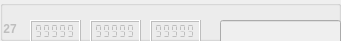
             <widget class="QGroupBox" name="markerBox_27">
              <property name="enabled">
               <bool>false</bool>
              </property>
              <property name="geometry">
               <rect>
                <x>0</x>
                <y>160</y>
                <width>341</width>
                <height>41</height>
               </rect>
              </property>
              <property name="title">
               <string notr="true"/>
              </property>
              <property name="flat">
               <bool>false</bool>
              </property>
              <widget class="QLCDNumber" name="X_27">
               <property name="geometry">
                <rect>
                 <x>30</x>
                 <y>20</y>
                 <width>51</width>
                 <height>23</height>
                </rect>
               </property>
               <property name="smallDecimalPoint">
                <bool>true</bool>
               </property>
               <property name="segmentStyle">
                <enum>QLCDNumber::Flat</enum>
               </property>
               <property name="value" stdset="0">
                <double>99999.000000000000000</double>
               </property>
              </widget>
              <widget class="QLCDNumber" name="Y_27">
               <property name="geometry">
                <rect>
                 <x>90</x>
                 <y>20</y>
                 <width>51</width>
                 <height>23</height>
                </rect>
               </property>
               <property name="smallDecimalPoint">
                <bool>true</bool>
               </property>
               <property name="segmentStyle">
                <enum>QLCDNumber::Flat</enum>
               </property>
               <property name="value" stdset="0">
                <double>99999.000000000000000</double>
               </property>
              </widget>
              <widget class="QLCDNumber" name="Z_27">
               <property name="geometry">
                <rect>
                 <x>150</x>
                 <y>20</y>
                 <width>51</width>
                 <height>23</height>
                </rect>
               </property>
               <property name="smallDecimalPoint">
                <bool>true</bool>
               </property>
               <property name="segmentStyle">
                <enum>QLCDNumber::Flat</enum>
               </property>
               <property name="value" stdset="0">
                <double>99999.000000000000000</double>
               </property>
              </widget>
              <widget class="QLineEdit" name="name_27">
               <property name="geometry">
                <rect>
                 <x>220</x>
                 <y>20</y>
                 <width>121</width>
                 <height>25</height>
                </rect>
               </property>
               <property name="sizePolicy">
                <sizepolicy hsizetype="Expanding" vsizetype="Fixed">
                 <horstretch>0</horstretch>
                 <verstretch>0</verstretch>
                </sizepolicy>
               </property>
              </widget>
              <widget class="QLabel" name="srn_27">
               <property name="enabled">
                <bool>false</bool>
               </property>
               <property name="geometry">
                <rect>
                 <x>0</x>
                 <y>20</y>
                 <width>21</width>
                 <height>17</height>
                </rect>
               </property>
               <property name="font">
                <font>
                 <weight>75</weight>
                 <bold>true</bold>
                </font>
               </property>
               <property name="text">
                <string> 27</string>
               </property>
              </widget>
             </widget>
